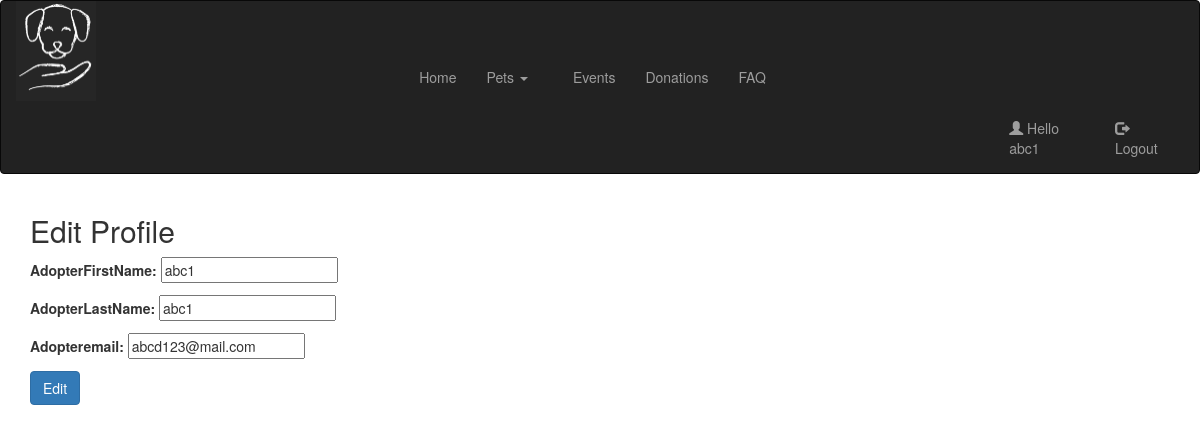
Page /editprofile/ (signed in) on the committed database.
### fypapp/models.py (models this page shows, shortened)
class Adopter(models.Model):
    adopterid = models.AutoField(primary_key=True)
    adopteremail = models.EmailField(unique=True)
    adopterFirstName = models.CharField(max_length=100,default='John')
    adopterLastName = models.CharField(max_length=100,default='Doe')

### fypapp/views.py (the view, shortened to what this page needs)
# urls.py: path('editprofile/', views.editprofile, name='editprofile'),
def editprofile(request):
    user_profile = get_object_or_404(AppUser, user=request.user)
    if user_profile.usertype == 'adopter':
        if request.method == 'POST':
            form = AdopterProfileForm(request.POST, instance=user_profile.adopterid)
            if form.is_valid():
                form.save()
                return redirect('home')
        else:
            form = AdopterProfileForm(instance=user_profile.adopterid)
    return render(request, 'profile.html', {'form': form})

### fypapp/forms.py (shortened to what this page needs)
class AdopterProfileForm(forms.ModelForm):
    class Meta:
        model = Adopter
        fields = ['adopterFirstName', 'adopterLastName', 'adopteremail']

### fypapp/templates/profile.html (shortened to what this page needs)
{% include "./title.html" %}
{% load bootstrap4 %}
{% block content %}
  <div class="container">
    <h2>Edit Profile</h2>
    <form method="post">
      {{ form.as_p }}
      <button type="submit" class="btn btn-primary">Edit</button>
    </form>
  </div>
{% endblock %}

### fypapp/templates/title.html (shortened to what this page needs)
<!DOCTYPE html>
<html lang="en">
<head>
  <link rel="stylesheet" href="https://maxcdn.bootstrapcdn.com/bootstrap/3.4.1/css/bootstrap.min.css">
  {% load static %}
  <link rel="stylesheet" href="{% static 'css/real.css' %}">
</head>
<body>
<nav class="navbar navbar-inverse">
  <div class="container-fluid">
    <div class="navbar-header">
      <img src="{% static 'images/logo1.jpg' %}" alt="Test Image" class="navlogo">
    </div>
    <div class="collapse navbar-collapse">
      <ul class="nav navbar-nav">
        <li><a href="/home">Home</a></li>
        <li class="dropdown">
          <a class="dropdown-toggle" data-toggle="dropdown" href="#">Pets <span class="caret"></span></a>
        </li>
        {% if user.appuser.usertype == 'shelter' %}
        <li class="dropdown">
          <a class="dropdown-toggle" data-toggle="dropdown" href="#">Events <span class="caret"></span></a>
          <ul class="dropdown-menu">
            <li><a href="/viewevents">View Events</a></li>
            <li><a href="/createevents">Create Events</a></li>
          </ul>
        </li>
        <li class="dropdown">
          <a class="dropdown-toggle" data-toggle="dropdown" href="#">Create Pet listings<span class="caret"></span></a>
          <ul class="dropdown-menu">
            <li><a href="/dogregister">List Dogs</li>
            <li><a href="/catregister">List Cats</a></li>
          </ul>
        </li>
        <li><a href="/viewmeetings">View Meetings</a></li>
        {% elif user.appuser.usertype == 'adopter'%}
        <div class="collapse navbar-collapse">
          <ul class="nav navbar-nav">
            <li><a href="/viewevents">Events</a></li>
            <li><a href="/donation">Donations  </a></li>
            <li><a href="/faq">FAQ  </a></li>
            </ul>
            </div>
        {%endif%}
      </ul>
      <div class ="topnav-right">
      <ul class="nav navbar-nav navbar-right">
        {% if user.is_authenticated %}
          {% if user.appuser.usertype == 'adopter' or user.appuser.usertype == 'shelter' %}
            <li><a href="/editprofile"><span class="glyphicon glyphicon-user"></span> Hello {{ user.username }}</a></li>
            <li><a href="../logout/"><span class="glyphicon glyphicon-log-out"></span> Logout</a></li>
          {% else %}
            <li><a href="/login"><span class="glyphicon glyphicon-log-in"></span> Login</a></li>
            <li><a href="/registration"><span class="glyphicon glyphicon-plus"></span> Sign Up</a></li>
          {% endif %}
        {% else %}
          <li><a href="/login"><span class="glyphicon glyphicon-log-in"></span> Login</a></li>
          <li><a href="/registration"><span class="glyphicon glyphicon-plus"></span> Sign Up</a></li>
        {% endif %}
      </ul>
    </div>
    </div>
  </div>
</nav>
</body>
</html>

### fypapp/templates/title.html (style rules this page uses)
.navbar-nav { float: none; display: flex; justify-content: center; width: 100%; padding-top: 0.5px; }
.topnav-right { float: right; height: auto; }
.navlogo { height: 100px; width: 80px; }
.navbar-header { height:50px; }

### rows in the picture
Adopter: adopterFirstName "abc1", adopterLastName "abc1", adopteremail "abcd123@mail.com"

### other values in the picture
{{ user.username }} "abc1"
